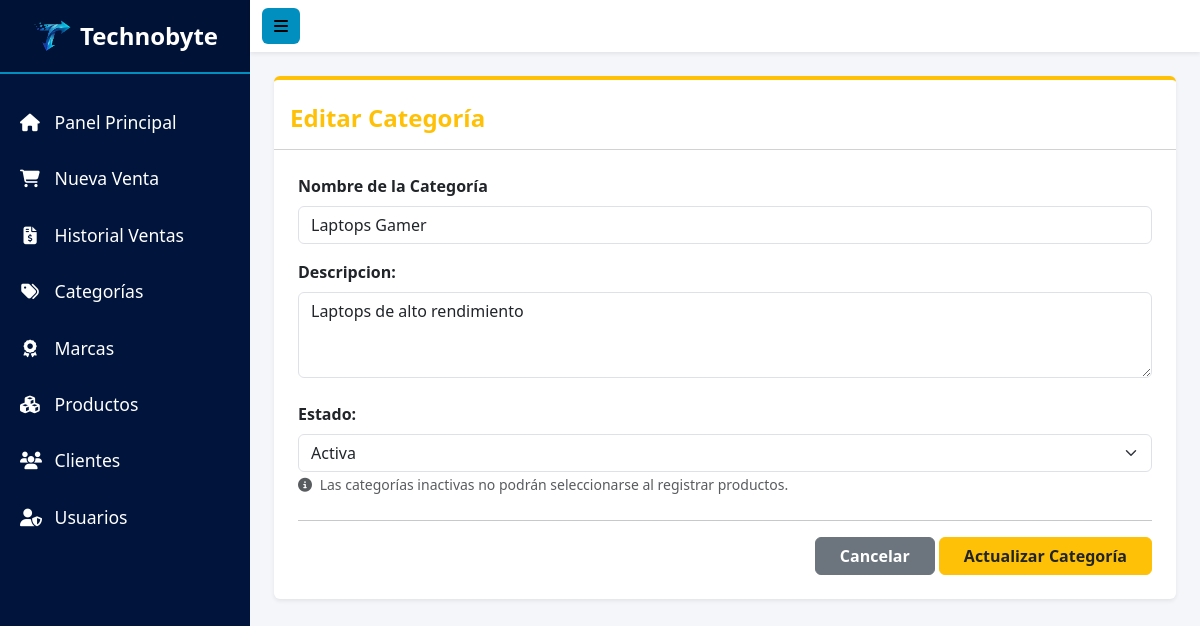
/presentacion/admin/categorias/editar.php?id=12 (signed in), run on the app's committed database.
### tables this page shows
CREATE TABLE categorias (
    id_categoria INT AUTO_INCREMENT PRIMARY KEY,
    nombre_categoria VARCHAR(100) NOT NULL UNIQUE,
    descripcion_categoria TEXT,
    estado_categoria TINYINT(1) DEFAULT 1,
    eliminado_categoria TINYINT(1) DEFAULT 0,
    created_at TIMESTAMP DEFAULT CURRENT_TIMESTAMP
);

### config/control_acceso.php (called while the page is built, shortened)
<?php
function tieneRol($roles): bool
{
    return in_array((int) $_SESSION['id_rol'], $roles, true);
}
    ?>

### negocio/CategoriaNegocio.php (called while the page is built, shortened)
<?php
require_once dirname(__DIR__) . '/datos/CategoriaDatos.php';
class CategoriaNegocio
{
    private $categoriaDatos;
    public function __construct()
    {
        $this->categoriaDatos = new CategoriaDatos();
    }
    public function obtenerCategoriaPorId($idCategoria)
    {
        return $this->categoriaDatos->obtenerCategoriaPorId($idCategoria);
    }
}

### datos/CategoriaDatos.php (called while the page is built, shortened)
<?php
require_once __DIR__ . '/Conexion.php';
class CategoriaDatos
{
    public function obtenerCategoriaPorId($idCategoria)
    {
        $conexion = new Conexion();
        $conexion->query = 'SELECT id_categoria, nombre_categoria, descripcion_categoria, estado_categoria
                        FROM categorias
                        WHERE id_categoria = :idCategoria
                        AND eliminado_categoria = 0
                        LIMIT 1';
        return $conexion->get_record([
            ':idCategoria' => $idCategoria
        ]);
    }
}

### datos/Conexion.php (called while the page is built, shortened)
<?php
class Conexion
{
    private $server;
    private $user;
    private $password;
    private $database;
    private $charset;
    private $connection;
    public $query;
    public function __construct()
    {
        $this->server   = $_ENV['DB_HOST'];
        $this->user     = $_ENV['DB_USER'];
        $this->password = $_ENV['DB_PASS'];
        $this->database = $_ENV['DB_NAME'];
        $this->charset  = $_ENV['DB_CHARSET'];
    }
    private function create_connection()
    {
        try {
            $dns = "mysql:host={$this->server};dbname={$this->database};charset={$this->charset}";
            $this->connection = new PDO(
                $dns,
                $this->user,
                $this->password
            );
            $this->connection->setAttribute(PDO::ATTR_ERRMODE, PDO::ERRMODE_EXCEPTION);
            $this->connection->setAttribute(PDO::ATTR_DEFAULT_FETCH_MODE, PDO::FETCH_ASSOC);
        } catch (PDOException $e) {
            die('<h3 style="color: tomato; font-family: Arial;">
                    No se puede establecer conexión con la base de datos: ' . $e->getMessage() . '
                </h3>');
        }
        return $this->connection;
    }
    private function close_connection()
    {
        $this->connection = null;
    }
    public function get_record($params = [])
    {
        try {
            $stmt = $this->create_connection()->prepare($this->query);
            $stmt->execute($params);
            $record = $stmt->fetch();
            return $record;
        } catch (PDOException $e) {
            die('Error en la consulta: ' . $e->getMessage());
        }
    }
}

### presentacion/admin/categorias/editar.php (the view, shortened to what this page needs)
<?php
require_once __DIR__ . '/../../../config/control_acceso.php';
require_once __DIR__ . '/../../../negocio/CategoriaNegocio.php';
$categoriaNegocio = new CategoriaNegocio();
$id_categoria = $_GET['id'] ?? null;
$categoria = $categoriaNegocio->obtenerCategoriaPorId($id_categoria);
function mostrarValor($valor)
{
    return htmlspecialchars($valor ?? '', ENT_QUOTES, 'UTF-8');
}
?>
<!DOCTYPE html>
<html lang="es">
<head>
    <link href="https://cdn.jsdelivr.net/npm/bootstrap@5.3.2/dist/css/bootstrap.min.css" rel="stylesheet">
    <link rel="stylesheet" href="https://cdnjs.cloudflare.com/ajax/libs/font-awesome/6.4.2/css/all.min.css">
    <link rel="stylesheet" href="../../../public/css/style.css?v=<?php echo time(); ?>">
</head>
<body>
    <div class="d-flex">
        <nav id="sidebar">
            <div class="sidebar-header d-flex align-items-center justify-content-center py-3">
                <img src="../../../public/img/logo-nav.svg" alt="Logo" class="img-fluid me-2" style="max-width: 40px;">
                <h4 class="fw-bold mb-0">Technobyte</h4>
            </div>
            <ul class="list-unstyled components">
                <li><a href="../../dashboard.php"><i class="fa-solid fa-house"></i> Panel Principal</a></li>
                <li><a href="../ventas/crear.php"><i class="fa-solid fa-cart-shopping"></i> Nueva Venta</a></li>
                <?php if(tieneRol([ROL_ADMIN, ROL_SUPERVISOR, ROL_VENDEDOR])): ?><li><a href="../ventas/listar.php"><i class="fa-solid fa-file-invoice-dollar"></i> Historial Ventas</a></li><?php endif; ?>
                <?php if(tieneRol([ROL_ADMIN, ROL_SUPERVISOR])): ?><li class="active"><a href="listar.php"><i class="fa-solid fa-tags"></i> Categorías</a></li><?php endif; ?>
                <?php if(tieneRol([ROL_ADMIN, ROL_SUPERVISOR])): ?><li><a href="../marcas/listar.php"><i class="fa-solid fa-award"></i> Marcas</a></li><?php endif; ?>
                <li><a href="../productos/listar.php"><i class="fa-solid fa-cubes"></i> Productos</a></li>
                <li><a href="../clientes/listar.php"><i class="fa-solid fa-users"></i> Clientes</a></li>
                <?php if(tieneRol([ROL_ADMIN])): ?><li><a href="../usuarios/listar.php"><i class="fa-solid fa-user-shield"></i> Usuarios</a></li><?php endif; ?>
            </ul>
        </nav>
        <div id="content">
            <nav class="navbar navbar-expand-lg navbar-light sticky-top bg-white shadow-sm" style="z-index: 1020;">
                <div class="container-fluid">
                    <button type="button" id="sidebarCollapse" class="btn btn-dorado"><i class="fa-solid fa-bars"></i></button>
                </div>
            </nav>
            <div class="container-fluid p-4">
                <div class="card shadow-sm border-0 border-top border-warning border-4">
                    <div class="card-header bg-white pt-4 pb-3">
                        <h4 class="fw-bold mb-0 text-warning">Editar Categoría</h4>
                    </div>
                    <div class="card-body p-4">
                        <form action="editar.php?id=<?php echo mostrarValor($categoria['id_categoria']) ?>" method="POST">
                            <div class="mb-3">
                                <label class="form-label fw-bold">Nombre de la Categoría</label>
                                <input type="text" class="form-control" name="nombre_categoria" value="<?php echo mostrarValor($categoria['nombre_categoria']); ?>" required>
                            </div>
                            <div class="mb-4">
                                <label class="form-label fw-bold">Descripcion:</label>
                                <textarea class="form-control" name="descripcion_categoria" rows="3"><?php echo mostrarValor($categoria['descripcion_categoria']); ?></textarea>
                            </div>
                            <div class="mb-4">
                                <label class="form-label fw-bold">Estado:</label>
                                <select class="form-select" name="estado_categoria" required>
                                    <option value="1"
                                        <?php echo ((int)$categoria['estado_categoria'] === 1) ? 'selected' : ''; ?>>
                                        Activa
                                    </option>
                                </select>
                                <small class="text-muted">
                                    <i class="fa-solid fa-circle-info me-1"></i>
                                    Las categorías inactivas no podrán seleccionarse al registrar productos.
                                </small>
                            </div>
                            <hr>
                            <div class="text-end">
                                <a href="listar.php" class="btn btn-secondary px-4 fw-bold">Cancelar</a>
                                <button type="submit" class="btn btn-warning text-dark px-4 fw-bold">Actualizar Categoría</button>
                            </div>
                        </form>
                    </div>
                </div>
            </div>
        </div>
    </div>
</body>
</html>

### public/css/style.css (style rules this page uses)
:root { --color-primario: #00143C; --color-secundario: #008fbf; --color-fondo: #f4f6f9; --color-texto-sidebar: #ffffff; }
body { background-color: var(--color-fondo); font-family: 'Segoe UI', Tahoma, Geneva, Verdana, sans-serif; overflow-x: hidden; }
#sidebar { min-width: 250px; max-width: 250px; height: 100vh; background-color: var(--color-primario); color: var(--color-texto-sidebar); transition: all 0.3s; position: fixed; top: 0; left: 0; z-index: 1000; overflow-y: auto; }
#sidebar .sidebar-header { padding: 20px; background: rgba(0, 0, 0, 0.1); border-bottom: 2px solid var(--color-secundario); }
#sidebar ul.components { padding: 20px 0; }
#sidebar ul li a { padding: 15px 20px; font-size: 1.1em; display: block; color: var(--color-texto-sidebar); text-decoration: none; transition: 0.2s; }
#sidebar ul li a i { margin-right: 10px; width: 20px; text-align: center; }
#content { width: calc(100% - 250px); margin-left: 250px; transition: all 0.3s; }
.navbar { background-color: #ffffff; box-shadow: 0 2px 5px rgba(0,0,0,0.05); }
.btn-dorado { background-color: var(--color-secundario); color: #000; font-weight: bold; border: none; }

### data on the page
categorias: nombre_categoria "Laptops Gamer", descripcion_categoria "Laptops de alto rendimiento", estado_categoria "Activa"
